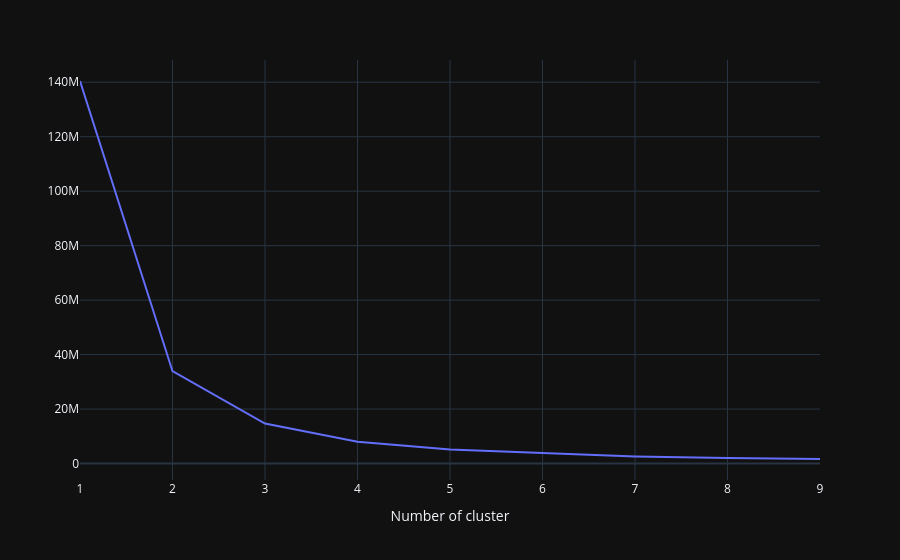

The notebook cell this image was saved under:
### Markdown cell above
# Pengelompokkan Recency
Pengelompokan menggunakan kmeans

### Code cell
my_dict={}
mbr_recency = mbr_dt[['Recency']]
for idx in range(1, 10):
    kmeans = KMeans(n_clusters=idx, max_iter=1000).fit(mbr_recency)
    mbr_recency["clusters"] = kmeans.labels_
    my_dict[idx] = kmeans.inertia_ 

line_fig = px.line(x=list(my_dict.keys()), 
                   y=list(my_dict.values()), 
                   template="plotly_dark"
                  )

line_fig.update_layout(title_x=0, 
                       xaxis_title="Number of cluster", 
                       yaxis_title=""
                      )

line_fig.show(config={'displaylogo': False})

### Figure 1 — Plotly figure (JSON) as saved in the notebook; plotly's stock layout.template omitted (floating-point values rounded to 4 significant figures)
{"data": [{"hovertemplate": "x=%{x}<br>y=%{y}<extra></extra>", "legendgroup": "", "line": {"color": "#636efa", "dash": "solid"}, "marker": {"symbol": "circle"}, "mode": "lines", "name": "", "orientation": "v", "showlegend": false, "type": "scatter", "x": [1, 2, 3, 4, 5, 6, 7, 8, 9], "xaxis": "x", "y": [140400000.0, 33910000.0, 14680000.0, 8031000.0, 5142000.0, 3745000.0, 2623000.0, 1994000.0, 1667000.0], "yaxis": "y"}], "layout": {"legend": {"tracegroupgap": 0}, "margin": {"t": 60}, "title": {"x": 0}, "xaxis": {"anchor": "y", "domain": [0, 1], "title": {"text": "Number of cluster"}}, "yaxis": {"anchor": "x", "domain": [0, 1], "title": {"text": ""}}}}
